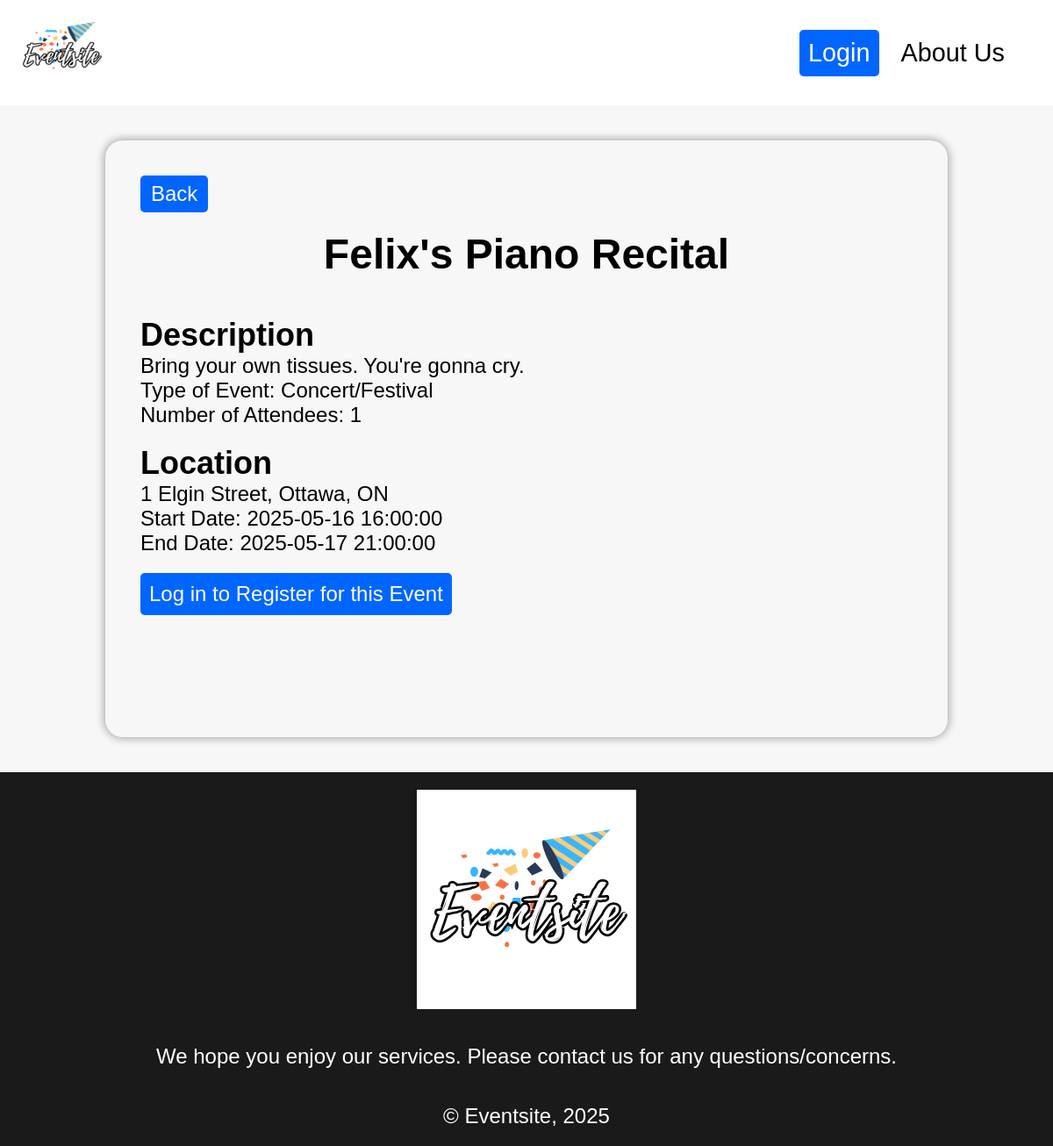
Screenshot of /public/server/displayevent.php?eventid=3 with the database file from the repository.
### tables this page shows
CREATE TABLE IF NOT EXISTS `EVENT` (
    Event_Id INT AUTO_INCREMENT,
    Event_Name VARCHAR(100) NOT NULL,
    Event_Description TEXT NOT NULL,
    Event_Type_Id INT NOT NULL,
    Start_Date DATETIME NOT NULL,
    End_Date DATETIME NOT NULL,
    Visibility ENUM('Public','Private') NOT NULL,
    Address VARCHAR(255) NOT NULL,
    City VARCHAR(100) NOT NULL,
    Province VARCHAR(100) NOT NULL,
    Postal_Code VARCHAR(20) NOT NULL,
    CONSTRAINT EventPK PRIMARY KEY (`Event_ID`),
    CONSTRAINT Event_Event_IdFK FOREIGN KEY (`Event_Type_Id`) 
      REFERENCES `event_type`(`Event_Type_Id`) 
        ON UPDATE NO ACTION
        ON DELETE NO ACTION
);

CREATE TABLE IF NOT EXISTS `EVENT_TYPE` (
  Event_Type_Id INT AUTO_INCREMENT,
  Type VARCHAR(50) NOT NULL,
  CONSTRAINT Event_Type_IdPK PRIMARY KEY (`Event_Type_Id`)
);

### private/functions/connection.php (called while the page is built, shortened)
<?php
function confirm_not_empty($result_set) {
  if(mysqli_num_rows($result_set) > 0) {
    return true;
  }
  else {
    return false;
  }
}
?>

### public/server/displayevent.php (the view, shortened to what this page needs)
<?php
  require_once "../../private/functions/connection.php";
  $database = db_connect();
?>
<!DOCTYPE html>
<html lang="en">
<head>
  <link rel="stylesheet" href="../css/general.css" type="text/css">
</head>
<body>
  <?php
    if(isset($_SESSION["Email"])) {
      include "../../private/functions/loggedinheader.php";
    }
    else {
      include "../../private/functions/header.php";
    }
  ?>
  <main class="displayeventbox">
    <?php
      if(isset($_SESSION["Email"])) {
        echo '<a class="smallbutton" href="browse.php">Back to Home</a>';
      }
      else {
        echo '<button class="backbutton" onclick="history.back()">Back</button>';
      }
      $eventid = $_GET['eventid'];
      $sql = "SELECT * FROM EVENT JOIN USER_EVENT ON EVENT.Event_Id = USER_EVENT.Event_Id ";
      $sql .= "JOIN USER ON USER.Email_Address = USER_EVENT.Email_Address ";
      $sql .= "JOIN EVENT_TYPE ON EVENT.Event_Type_Id = EVENT_TYPE.Event_Type_Id ";
      $sql .= "WHERE EVENT.Event_Id = $eventid AND USER_EVENT.Relationship = 'Owner';";
      $result_set = mysqli_query($database, $sql);
      $countsql = "SELECT COUNT(*) AS Attending ";
      $countsql .= "FROM EVENT JOIN USER_EVENT ON EVENT.Event_Id = USER_EVENT.Event_Id ";
      $countsql .= "WHERE Relationship = 'Participant' AND ";
      $countsql .= 'EVENT.Event_Id = ' . $eventid . ';';
      $count_result_set = mysqli_query($database, $countsql);
      $attending = mysqli_num_rows($count_result_set);
      if (confirm_not_empty($result_set)) {
        $result = mysqli_fetch_assoc($result_set);
        echo '<h1>' . $result['Event_Name'] . '</h1>';
        echo '<section>';
        echo '<h2>Description</h2>';
        echo '<p>' . $result['Event_Description'] . '</p>';
        echo '<p>Type of Event: ' . $result['Type'] . '</p>';
        echo '<p>Number of Attendees: ' . $attending . '</p>';
        echo '</section>';
        echo '<section>';
        echo '<h2>Location</h2>';
        echo '<p>' . $result['Address'] . ', ' .$result['City'] . ', '
                  . $result['Province'] . '</p>';
        echo '<p>Start Date: ' . $result['Start_Date'] . '</p>';
        echo '<p>End Date: ' . $result['End_Date'] . '</p>';
        echo '</section>';
      }
      else {
        echo 'No event information found.';
      }
      $End_Date = strtotime($result['End_Date']);
      $Current_Time = $_SERVER['REQUEST_TIME'];
      if (!isset($_SESSION["Email"]) && $End_Date > $Current_Time) {
        echo '<a class="smallbutton" href="login.php?eventid='
              . $eventid . '">Log in to Register for this Event</a>';
      }
      elseif (!confirm_not_empty($relationship_result_set) && $End_Date > $Current_Time) {
        echo '<a class="smallbutton" href="validateregister.php?eventid='
              . $eventid . '">Register for this Event</a>';
      }
      elseif ($relationship_result['Relationship'] === "Participant" && $End_Date > $Current_Time) {
        echo '<a class="smallbutton" id="deletebutton" href="validateregister.php?eventid='
                . $eventid . '">Cancel Registration</a>';
      }
      else {
        echo "<p>This is an old event</p>";
      }
    ?>
  </main>
  <?php
    include "../../private/functions/footer.php";
  ?>
</body>

### public/css/general.css (style rules this page uses)
* { margin:0; padding:0; }
body { position:relative; background-color: #f7f7f7; font-size:24px; font-family:'Gill Sans', 'Gill Sans MT', Calibri, 'Trebuchet MS', sans-serif; }
main { position:relative; box-sizing:border-box; min-height:85vh; }
.smallbutton { display:inline-block; background-color:rgb(0, 102, 255); color:white; padding:10px; border-radius:5px; text-decoration-line:none; width:fit-content; }
h1 { text-align:center; margin-bottom:0.5em; }
button { background-color:rgb(0, 102, 255); color:white; padding:0.3em 0.5em; border-radius:5px; border:none; font-size:1em; cursor:pointer; width:100%; }
.backbutton { width:fit-content; }
.displayeventbox, .displayaccountbox, .aboutusbox { margin:40px auto; box-sizing:border-box; width:80%; padding: 40px; border-radius:20px; box-shadow: 0px 0px 10px 2px rgb(173, 172, 172); display:flex; flex-direction:column; gap:20px; }

### rows the page displays
event: Event_Name "Felix's Piano Recital", Event_Description "Bring your own tissues. You're gonna cry.", Event_Type_Id.Type "Concert/Festival", Address "1 Elgin Street", City "Ottawa", Province "ON", Start_Date "2025-05-16 16:00:00", End_Date "2025-05-17 21:00:00"

### other values shown
$attending "1"
